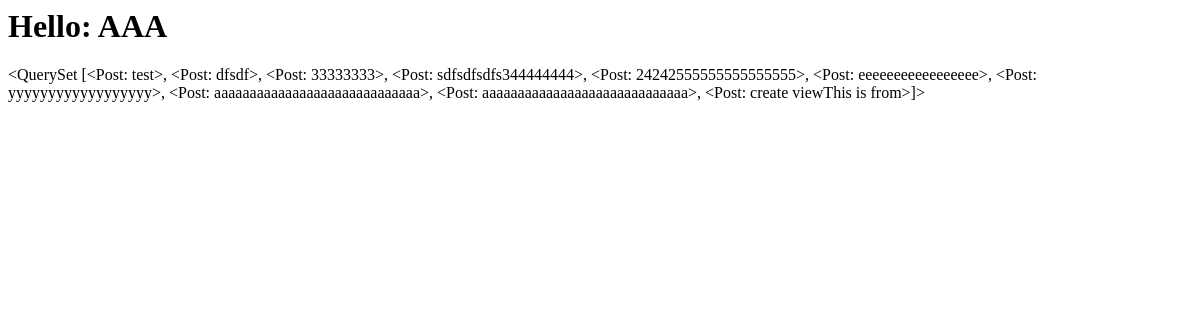
/blog/cbv-index/, run on an earlier commit of the app's database.
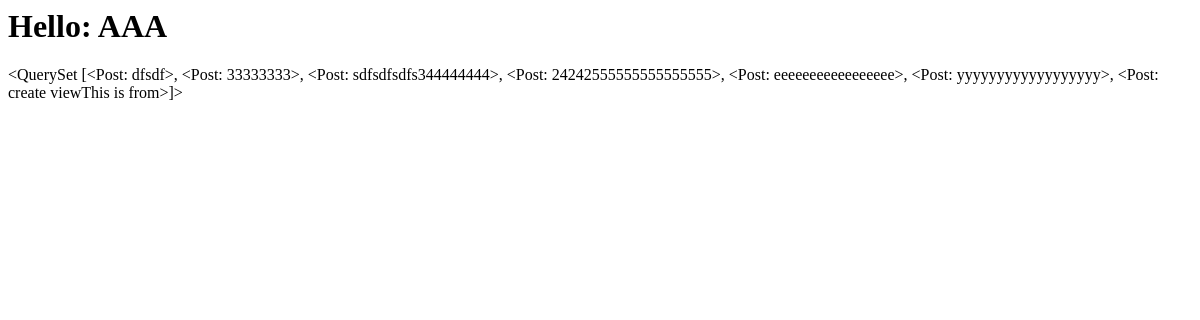
And on a later commit of the database.
### blog/models.py (models this page shows)
class Post(models.Model):
    author = models.ForeignKey(User, on_delete=models.CASCADE)
    image = models.ImageField(null=True, blank=True)
    title = models.CharField(max_length=250)
    content = models.TextField()
    status = models.BooleanField()
    category = models.ForeignKey('Category', on_delete=models.SET_NULL, null=True)
    created_at = models.DateTimeField(auto_now_add=True)
    updated_at = models.DateTimeField(auto_now=True)
    published_at = models.DateTimeField()
    def __str__(self):
        return self.title

### blog/views.py (the view)
# urls.py: path('cbv-index/', views.IndexView.as_view(), name='cbv-index'),
class IndexView(TemplateView):
    template_name = 'index.html'
    def get_context_data(self, **kwargs):
        context = super().get_context_data(**kwargs)
        context['name'] = 'AAA'
        context['posts'] = Post.objects.all()
        return context

### templates/index.html
<h1>Hello: {{name}}</h1>
{{posts}}

What changed in the data, as far as the page shows it:
removed Post: title.title "<QuerySet [<Post: test>, <Post: dfsdf>, <Post: 33333333>, <Post: sdfsdfsdfs344444444>, <Post: 24242555555555555555>, <Post: eeeeeeeeeeeeeeeee>, <Post: yyyyyyyyyyyyyyyyyy>, <Post: aaaaaaaaaaaaaaaaaaaaaaaaaaaaa>, <Post: aaaaaaaaaaaaaaaaaaaaaaaaaaaaa>, <Post: create viewThis is from>]>"
now on this page (row unchanged): Post: title.title "<QuerySet [<Post: dfsdf>, <Post: 33333333>, <Post: sdfsdfsdfs344444444>, <Post: 24242555555555555555>, <Post: eeeeeeeeeeeeeeeee>, <Post: yyyyyyyyyyyyyyyyyy>, <Post: create viewThis is from>]>"
